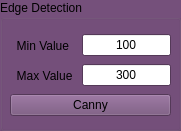
      <widget class="QGroupBox" name="Edge_Video">
       <property name="geometry">
        <rect>
         <x>260</x>
         <y>20</y>
         <width>181</width>
         <height>131</height>
        </rect>
       </property>
       <property name="palette">
        <palette>
         <active>
          <colorrole role="WindowText">
           <brush brushstyle="SolidPattern">
            <color alpha="255">
             <red>0</red>
             <green>0</green>
             <blue>0</blue>
            </color>
           </brush>
          </colorrole>
          <colorrole role="Button">
           <brush brushstyle="SolidPattern">
            <color alpha="255">
             <red>117</red>
             <green>80</green>
             <blue>123</blue>
            </color>
           </brush>
          </colorrole>
          <colorrole role="Light">
           <brush brushstyle="SolidPattern">
            <color alpha="255">
             <red>176</red>
             <green>120</green>
             <blue>185</blue>
            </color>
           </brush>
          </colorrole>
          <colorrole role="Midlight">
           <brush brushstyle="SolidPattern">
            <color alpha="255">
             <red>146</red>
             <green>100</green>
             <blue>154</blue>
            </color>
           </brush>
          </colorrole>
          <colorrole role="Dark">
           <brush brushstyle="SolidPattern">
            <color alpha="255">
             <red>58</red>
             <green>40</green>
             <blue>61</blue>
            </color>
           </brush>
          </colorrole>
          <colorrole role="Mid">
           <brush brushstyle="SolidPattern">
            <color alpha="255">
             <red>78</red>
             <green>53</green>
             <blue>82</blue>
            </color>
           </brush>
          </colorrole>
          <colorrole role="Text">
           <brush brushstyle="SolidPattern">
            <color alpha="255">
             <red>0</red>
             <green>0</green>
             <blue>0</blue>
            </color>
           </brush>
          </colorrole>
          <colorrole role="BrightText">
           <brush brushstyle="SolidPattern">
            <color alpha="255">
             <red>0</red>
             <green>0</green>
             <blue>0</blue>
            </color>
           </brush>
          </colorrole>
          <colorrole role="ButtonText">
           <brush brushstyle="SolidPattern">
            <color alpha="255">
             <red>0</red>
             <green>0</green>
             <blue>0</blue>
            </color>
           </brush>
          </colorrole>
          <colorrole role="Base">
           <brush brushstyle="SolidPattern">
            <color alpha="255">
             <red>173</red>
             <green>127</green>
             <blue>168</blue>
            </color>
           </brush>
          </colorrole>
          <colorrole role="Window">
           <brush brushstyle="SolidPattern">
            <color alpha="255">
             <red>117</red>
             <green>80</green>
             <blue>123</blue>
            </color>
           </brush>
          </colorrole>
          <colorrole role="Shadow">
           <brush brushstyle="SolidPattern">
            <color alpha="255">
             <red>0</red>
             <green>0</green>
             <blue>0</blue>
            </color>
           </brush>
          </colorrole>
          <colorrole role="AlternateBase">
           <brush brushstyle="SolidPattern">
            <color alpha="255">
             <red>58</red>
             <green>40</green>
             <blue>61</blue>
            </color>
           </brush>
          </colorrole>
          <colorrole role="ToolTipBase">
           <brush brushstyle="SolidPattern">
            <color alpha="255">
             <red>255</red>
             <green>255</green>
             <blue>220</blue>
            </color>
           </brush>
          </colorrole>
          <colorrole role="ToolTipText">
           <brush brushstyle="SolidPattern">
            <color alpha="255">
             <red>0</red>
             <green>0</green>
             <blue>0</blue>
            </color>
           </brush>
          </colorrole>
         </active>
         <inactive>
          <colorrole role="WindowText">
           <brush brushstyle="SolidPattern">
            <color alpha="255">
             <red>0</red>
             <green>0</green>
             <blue>0</blue>
            </color>
           </brush>
          </colorrole>
          <colorrole role="Button">
           <brush brushstyle="SolidPattern">
            <color alpha="255">
             <red>117</red>
             <green>80</green>
             <blue>123</blue>
            </color>
           </brush>
          </colorrole>
          <colorrole role="Light">
           <brush brushstyle="SolidPattern">
            <color alpha="255">
             <red>176</red>
             <green>120</green>
             <blue>185</blue>
            </color>
           </brush>
          </colorrole>
          <colorrole role="Midlight">
           <brush brushstyle="SolidPattern">
            <color alpha="255">
             <red>146</red>
             <green>100</green>
             <blue>154</blue>
            </color>
           </brush>
          </colorrole>
          <colorrole role="Dark">
           <brush brushstyle="SolidPattern">
            <color alpha="255">
             <red>58</red>
             <green>40</green>
             <blue>61</blue>
            </color>
           </brush>
          </colorrole>
          <colorrole role="Mid">
           <brush brushstyle="SolidPattern">
            <color alpha="255">
             <red>78</red>
             <green>53</green>
             <blue>82</blue>
            </color>
           </brush>
          </colorrole>
          <colorrole role="Text">
           <brush brushstyle="SolidPattern">
            <color alpha="255">
             <red>0</red>
             <green>0</green>
             <blue>0</blue>
            </color>
           </brush>
          </colorrole>
          <colorrole role="BrightText">
           <brush brushstyle="SolidPattern">
            <color alpha="255">
             <red>0</red>
             <green>0</green>
             <blue>0</blue>
            </color>
           </brush>
          </colorrole>
          <colorrole role="ButtonText">
           <brush brushstyle="SolidPattern">
            <color alpha="255">
             <red>0</red>
             <green>0</green>
             <blue>0</blue>
            </color>
           </brush>
          </colorrole>
          <colorrole role="Base">
           <brush brushstyle="SolidPattern">
            <color alpha="255">
             <red>173</red>
             <green>127</green>
             <blue>168</blue>
            </color>
           </brush>
          </colorrole>
          <colorrole role="Window">
           <brush brushstyle="SolidPattern">
            <color alpha="255">
             <red>117</red>
             <green>80</green>
             <blue>123</blue>
            </color>
           </brush>
          </colorrole>
          <colorrole role="Shadow">
           <brush brushstyle="SolidPattern">
            <color alpha="255">
             <red>0</red>
             <green>0</green>
             <blue>0</blue>
            </color>
           </brush>
          </colorrole>
          <colorrole role="AlternateBase">
           <brush brushstyle="SolidPattern">
            <color alpha="255">
             <red>58</red>
             <green>40</green>
             <blue>61</blue>
            </color>
           </brush>
          </colorrole>
          <colorrole role="ToolTipBase">
           <brush brushstyle="SolidPattern">
            <color alpha="255">
             <red>255</red>
             <green>255</green>
             <blue>220</blue>
            </color>
           </brush>
          </colorrole>
          <colorrole role="ToolTipText">
           <brush brushstyle="SolidPattern">
            <color alpha="255">
             <red>0</red>
             <green>0</green>
             <blue>0</blue>
            </color>
           </brush>
          </colorrole>
         </inactive>
         <disabled>
          <colorrole role="WindowText">
           <brush brushstyle="SolidPattern">
            <color alpha="255">
             <red>58</red>
             <green>40</green>
             <blue>61</blue>
            </color>
           </brush>
          </colorrole>
          <colorrole role="Button">
           <brush brushstyle="SolidPattern">
            <color alpha="255">
             <red>117</red>
             <green>80</green>
             <blue>123</blue>
            </color>
           </brush>
          </colorrole>
          <colorrole role="Light">
           <brush brushstyle="SolidPattern">
            <color alpha="255">
             <red>176</red>
             <green>120</green>
             <blue>185</blue>
            </color>
           </brush>
          </colorrole>
          <colorrole role="Midlight">
           <brush brushstyle="SolidPattern">
            <color alpha="255">
             <red>146</red>
             <green>100</green>
             <blue>154</blue>
            </color>
           </brush>
          </colorrole>
          <colorrole role="Dark">
           <brush brushstyle="SolidPattern">
            <color alpha="255">
             <red>58</red>
             <green>40</green>
             <blue>61</blue>
            </color>
           </brush>
          </colorrole>
          <colorrole role="Mid">
           <brush brushstyle="SolidPattern">
            <color alpha="255">
             <red>78</red>
             <green>53</green>
             <blue>82</blue>
            </color>
           </brush>
          </colorrole>
          <colorrole role="Text">
           <brush brushstyle="SolidPattern">
            <color alpha="255">
             <red>58</red>
             <green>40</green>
             <blue>61</blue>
            </color>
           </brush>
          </colorrole>
          <colorrole role="BrightText">
           <brush brushstyle="SolidPattern">
            <color alpha="255">
             <red>0</red>
             <green>0</green>
             <blue>0</blue>
            </color>
           </brush>
          </colorrole>
          <colorrole role="ButtonText">
           <brush brushstyle="SolidPattern">
            <color alpha="255">
             <red>58</red>
             <green>40</green>
             <blue>61</blue>
            </color>
           </brush>
          </colorrole>
          <colorrole role="Base">
           <brush brushstyle="SolidPattern">
            <color alpha="255">
             <red>117</red>
             <green>80</green>
             <blue>123</blue>
            </color>
           </brush>
          </colorrole>
          <colorrole role="Window">
           <brush brushstyle="SolidPattern">
            <color alpha="255">
             <red>117</red>
             <green>80</green>
             <blue>123</blue>
            </color>
           </brush>
          </colorrole>
          <colorrole role="Shadow">
           <brush brushstyle="SolidPattern">
            <color alpha="255">
             <red>0</red>
             <green>0</green>
             <blue>0</blue>
            </color>
           </brush>
          </colorrole>
          <colorrole role="AlternateBase">
           <brush brushstyle="SolidPattern">
            <color alpha="255">
             <red>117</red>
             <green>80</green>
             <blue>123</blue>
            </color>
           </brush>
          </colorrole>
          <colorrole role="ToolTipBase">
           <brush brushstyle="SolidPattern">
            <color alpha="255">
             <red>255</red>
             <green>255</green>
             <blue>220</blue>
            </color>
           </brush>
          </colorrole>
          <colorrole role="ToolTipText">
           <brush brushstyle="SolidPattern">
            <color alpha="255">
             <red>0</red>
             <green>0</green>
             <blue>0</blue>
            </color>
           </brush>
          </colorrole>
         </disabled>
        </palette>
       </property>
       <property name="title">
        <string>Edge Detection</string>
       </property>
       <widget class="QWidget" name="verticalLayoutWidget_26">
        <property name="geometry">
         <rect>
          <x>10</x>
          <y>90</y>
          <width>161</width>
          <height>31</height>
         </rect>
        </property>
        <layout class="QVBoxLayout" name="verticalLayout_26">
         <item>
          <widget class="QPushButton" name="CannyButton_Video">
           <property name="text">
            <string>Canny</string>
           </property>
          </widget>
         </item>
        </layout>
       </widget>
       <widget class="QWidget" name="horizontalLayoutWidget_20">
        <property name="geometry">
         <rect>
          <x>10</x>
          <y>30</y>
          <width>161</width>
          <height>31</height>
         </rect>
        </property>
        <layout class="QHBoxLayout" name="horizontalLayout_20">
         <item>
          <widget class="QLabel" name="label_19">
           <property name="text">
            <string>  Min Value  </string>
           </property>
          </widget>
         </item>
         <item>
          <widget class="QLineEdit" name="CannyMinEdit_Video">
           <property name="palette">
            <palette>
             <active>
              <colorrole role="Base">
               <brush brushstyle="SolidPattern">
                <color alpha="255">
                 <red>255</red>
                 <green>255</green>
                 <blue>255</blue>
                </color>
               </brush>
              </colorrole>
             </active>
             <inactive>
              <colorrole role="Base">
               <brush brushstyle="SolidPattern">
                <color alpha="255">
                 <red>255</red>
                 <green>255</green>
                 <blue>255</blue>
                </color>
               </brush>
              </colorrole>
             </inactive>
             <disabled>
              <colorrole role="Base">
               <brush brushstyle="SolidPattern">
                <color alpha="255">
                 <red>117</red>
                 <green>80</green>
                 <blue>123</blue>
                </color>
               </brush>
              </colorrole>
             </disabled>
            </palette>
           </property>
           <property name="text">
            <string>100</string>
           </property>
           <property name="alignment">
            <set>Qt::AlignCenter</set>
           </property>
          </widget>
         </item>
        </layout>
       </widget>
       <widget class="QWidget" name="horizontalLayoutWidget_21">
        <property name="geometry">
         <rect>
          <x>10</x>
          <y>60</y>
          <width>161</width>
          <height>31</height>
         </rect>
        </property>
        <layout class="QHBoxLayout" name="horizontalLayout_21">
         <item>
          <widget class="QLabel" name="label_20">
           <property name="text">
            <string>  Max Value </string>
           </property>
          </widget>
         </item>
         <item>
          <widget class="QLineEdit" name="CannyMaxEdit_Video">
           <property name="palette">
            <palette>
             <active>
              <colorrole role="Base">
               <brush brushstyle="SolidPattern">
                <color alpha="255">
                 <red>255</red>
                 <green>255</green>
                 <blue>255</blue>
                </color>
               </brush>
              </colorrole>
             </active>
             <inactive>
              <colorrole role="Base">
               <brush brushstyle="SolidPattern">
                <color alpha="255">
                 <red>255</red>
                 <green>255</green>
                 <blue>255</blue>
                </color>
               </brush>
              </colorrole>
             </inactive>
             <disabled>
              <colorrole role="Base">
               <brush brushstyle="SolidPattern">
                <color alpha="255">
                 <red>117</red>
                 <green>80</green>
                 <blue>123</blue>
                </color>
               </brush>
              </colorrole>
             </disabled>
            </palette>
           </property>
           <property name="text">
            <string>300</string>
           </property>
           <property name="alignment">
            <set>Qt::AlignCenter</set>
           </property>
          </widget>
         </item>
        </layout>
       </widget>
      </widget>
